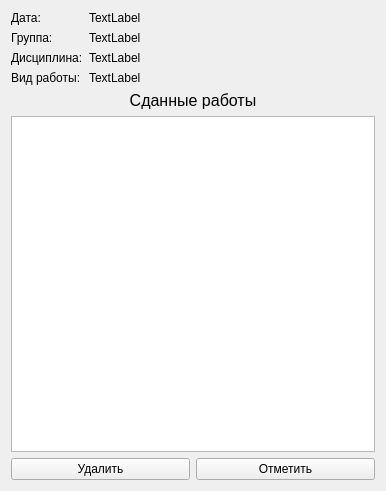
<?xml version="1.0" encoding="UTF-8"?>
<ui version="4.0">
 <class>TableMadeWorks</class>
 <widget class="QWidget" name="TableMadeWorks">
  <property name="geometry">
   <rect>
    <x>0</x>
    <y>0</y>
    <width>386</width>
    <height>491</height>
   </rect>
  </property>
  <property name="windowTitle">
   <string>Form</string>
  </property>
  <layout class="QGridLayout" name="gridLayout_2">
   <item row="0" column="0">
    <layout class="QFormLayout" name="formLayout">
     <item row="0" column="0">
      <widget class="QLabel" name="label_2">
       <property name="text">
        <string>Дата:</string>
       </property>
      </widget>
     </item>
     <item row="0" column="1">
      <widget class="QLabel" name="label_3">
       <property name="text">
        <string>TextLabel</string>
       </property>
      </widget>
     </item>
     <item row="1" column="0">
      <widget class="QLabel" name="label_4">
       <property name="text">
        <string>Группа:</string>
       </property>
      </widget>
     </item>
     <item row="1" column="1">
      <widget class="QLabel" name="label_5">
       <property name="text">
        <string>TextLabel</string>
       </property>
      </widget>
     </item>
     <item row="2" column="0">
      <widget class="QLabel" name="label_6">
       <property name="text">
        <string>Дисциплина:</string>
       </property>
      </widget>
     </item>
     <item row="2" column="1">
      <widget class="QLabel" name="label_7">
       <property name="text">
        <string>TextLabel</string>
       </property>
      </widget>
     </item>
     <item row="3" column="0">
      <widget class="QLabel" name="label_8">
       <property name="text">
        <string>Вид работы:</string>
       </property>
      </widget>
     </item>
     <item row="3" column="1">
      <widget class="QLabel" name="label_9">
       <property name="text">
        <string>TextLabel</string>
       </property>
      </widget>
     </item>
    </layout>
   </item>
   <item row="1" column="0">
    <widget class="QLabel" name="label">
     <property name="font">
      <font>
       <pointsize>12</pointsize>
      </font>
     </property>
     <property name="text">
      <string>Сданные работы</string>
     </property>
     <property name="alignment">
      <set>Qt::AlignCenter</set>
     </property>
    </widget>
   </item>
   <item row="2" column="0">
    <layout class="QVBoxLayout" name="verticalLayout">
     <item>
      <widget class="QTableView" name="tableView"/>
     </item>
    </layout>
   </item>
   <item row="3" column="0">
    <layout class="QGridLayout" name="gridLayout">
     <item row="0" column="0">
      <widget class="QPushButton" name="pushButton">
       <property name="text">
        <string>Удалить</string>
       </property>
      </widget>
     </item>
     <item row="0" column="1">
      <widget class="QPushButton" name="pushButton_2">
       <property name="text">
        <string>Отметить</string>
       </property>
      </widget>
     </item>
    </layout>
   </item>
  </layout>
 </widget>
 <resources/>
 <connections/>
</ui>
